Frame 1 (no input): blank canvas, image omitted
Frame 60 (the mouse pressed at the canvas centre just before this capture): blank canvas, image omitted
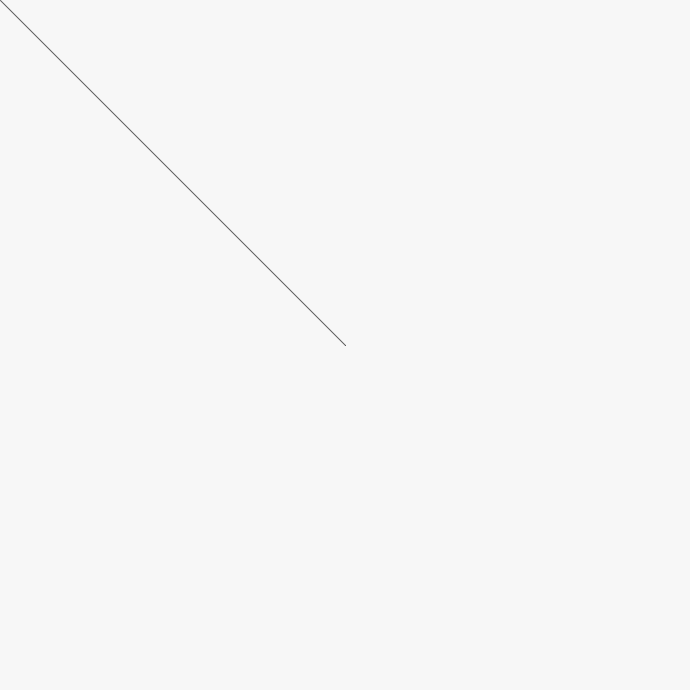
Frame 120 (the mouse held since frame 60 and released just before this capture)

The Processing sketch whose frames 1 and 60 were blank and that drew this single picture after the mouse press (run headless with seeded random() and noise(); from frame 60 on, the mouse is pressed at the canvas centre):

// Processing sketch: processing_102993
// ── processing_102993.pde

void setup() {
  size(690, 690);
  background(247);
}

void draw() {
  stroke(90);
  if (mousePressed == true) {
    line(mouseX, mouseY, pmouseX, pmouseY);
  }
}
